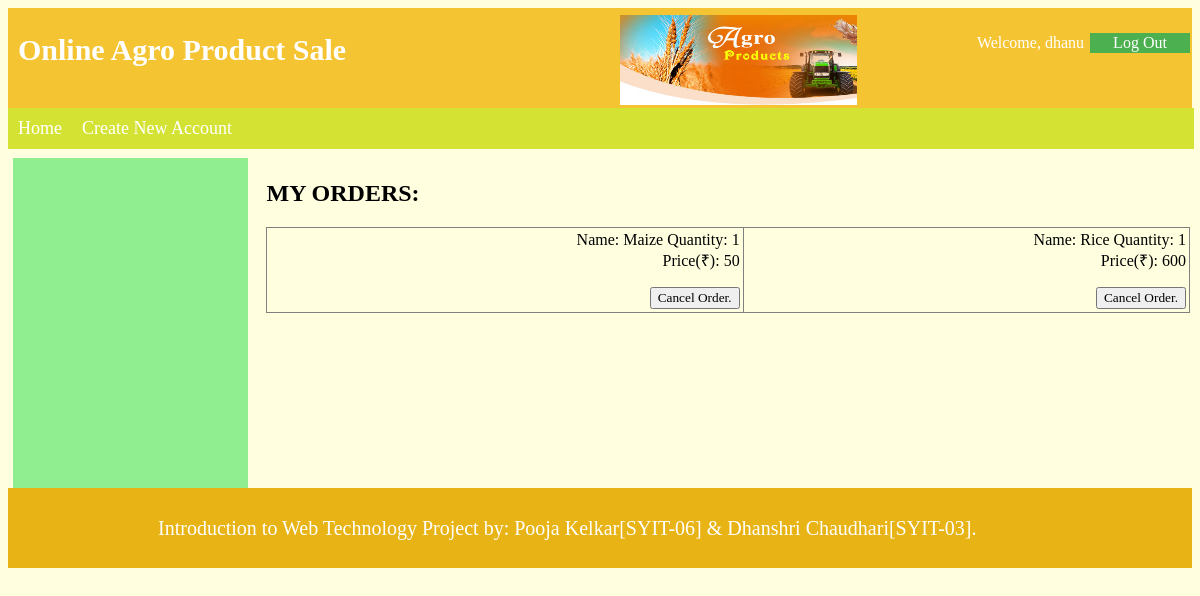
/myorders.php (signed in), run on the app's committed database.
### tables this page shows
CREATE TABLE `orders` (
  `id` int(10) NOT NULL,
  `uname` text NOT NULL,
  `address` text NOT NULL,
  `quantity` text NOT NULL,
  `price` int(10) NOT NULL,
  `prod_id` int(10) NOT NULL
);

CREATE TABLE `products` (
  `id` int(5) NOT NULL,
  `name` text NOT NULL,
  `category` text NOT NULL,
  `RS` int(10) NOT NULL,
  `SS` int(10) NOT NULL DEFAULT '0',
  `price` int(10) NOT NULL,
  `desp` text NOT NULL,
  `img` mediumblob NOT NULL
);

### myorders.php (the view, shortened to what this page needs)
<?php
$conn=mysqli_connect("localhost","root","","agro");
$un=$_SESSION['uname'];
$result=mysqli_query($conn,"select orders.quantity, orders.price, orders.address,
						products.name, products.category,orders.id from orders,products
where orders.uname='$un' and orders.prod_id = products.id");
while($row1=mysqli_fetch_row($result))
{
  $row[]=$row1;
}
?>
<html>
<head>
	<link rel="stylesheet" href="css/styles.css">
</head>
<body>
<header  style="height: 100px;background-color: #f4c433;">
	 <div class="row" style="width:100%">
		  <div class="column1">
				<h1 style="font-size: 30px;color:white;"> Online Agro Product Sale
		  </div>
		  <div class="column">
				<img style="width:100%;height: 90%; margin-top:2px;"  src="img/agroproducts.jpg" alt="Online Plot Selling & Buying" >
		  </div>
<div align='right' style='padding-top:5px;<?php if(!isset ($_SESSION['uname'])){echo "display:none;";}?>'><?php echo "<p style='color:WHITE'>Welcome, ".$_SESSION['uname']."	";  ?><a href="logout.php" ><button  class='button1'>Log Out</button></a></div>
	</div>
</header>
	<nav>
		<ul style="  position: absolute;width:98.8%;font-size:18px">
		  <li><a href="index.php">Home</a></li>
		  <li><a href="create_account.php">Create New Account</a></li>
		</ul>
	</nav>
	<div class="row"  style="margin-top:50px;width:100%">
	 <div class="column3" style="overflow-y: scroll; height:320px;" >
	</div>
 <div class="column2" style="overflow-y: scroll; height:320px;">
<h2><b>MY ORDERS:</b></h2>
		<table cellpadding="3" border="1" style="border-collapse: collapse;width:100%">
		<?php
		for($i=0;$i<count($row);$i+=3)
		{
		echo "<tr align='right'>";
			for($j=$i;$j<count($row)&&$j<$i+3;$j++){
		echo "<td> Name: ".$row[$j][3]." Quantity: ".$row[$j][0]."<br> Price(&#8377): ".$row[$j][1]."</p><a href='delorder.php?pid=".$row[$j][5]."'><button onclick=\"return  confirm('do you want to delete Y/N')\"> Cancel Order.</button></a></div></td>
		";
	}
} ?> </table>
 <footer >
 <div  style="margin-left:150px">
	  <p  style="font-size:20px">Introduction to Web Technology Project by: Pooja Kelkar[SYIT-06] & Dhanshri Chaudhari[SYIT-03].</p></div>
</footer>
</body>
</html>

### styles.css (style rules this page uses)
* { font-family:Loma; }
.button1 { background-color: #4CAF50; border: none; width:100px; color: white; text-align: center; font-size: 16px; margin: 4px 2px; cursor: pointer; }
body { background-color:lightyellow }
.column { float: left; width: 20%; padding: 5px; }
.column1 { float: left; width: 50%; padding: 5px; margin-left:5px; }
.column3 { float: left; width:19%; height:300px; padding: 5px; margin-left:5px; background-color:lightgreen; }
.column2 { float: right; width: 78%; padding: 2px; margin-left:5px; }
footer { //position: absolute; display: flex; align-items: center; height: 5rem; right: 0; bottom: 0; left: 0; background-color: $gray; background: #e8b314; color:white; }
.row::after { content: ""; clear: both; display: table; }
ul { list-style-type: none; margin: 0; padding: 0; overflow: hidden; background-color: #d4e234; width:100%; }
li { float: left; }
li a { display: block; color: white; text-align: center; padding: 10px 10px; text-decoration: none; }

### data on the page
orders: products.name "Maize", quantity "1", price "50"
orders: products.name "Rice", quantity "1", price "600"

### other printed values
$_SESSION['uname'] "dhanu"
